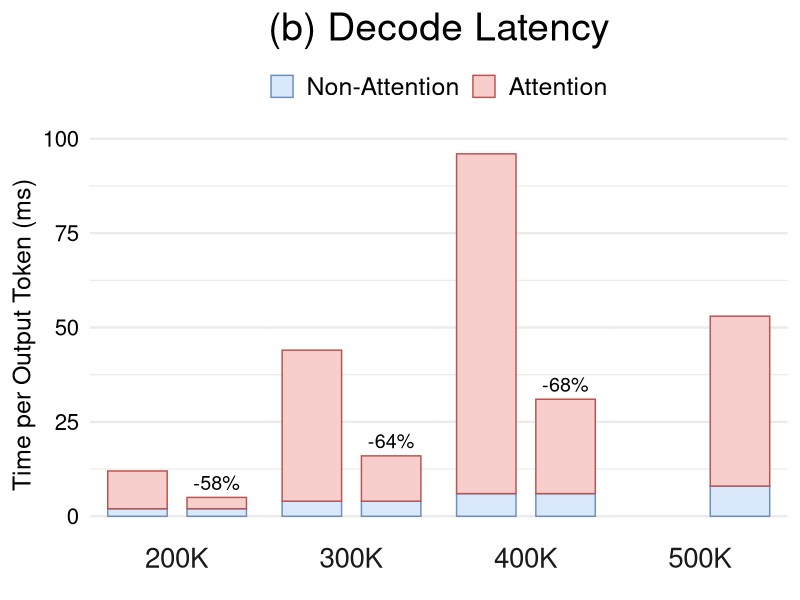

Recreate this plot in R.
library(tidyverse)

data <- tribble(
  ~tokens,  ~method,   ~component,       ~latency,
  "200K",   "Vanilla", "Non-Attention",  2,
  "200K",   "Vanilla", "Attention",      10,
  "200K",   "WG-KV",   "Non-Attention",  2,
  "200K",   "WG-KV",   "Attention",      3,
  "300K",   "Vanilla", "Non-Attention",  4,
  "300K",   "Vanilla", "Attention",      40,
  "300K",   "WG-KV",   "Non-Attention",  4,
  "300K",   "WG-KV",   "Attention",      12,
  "400K",   "Vanilla", "Non-Attention",  6,
  "400K",   "Vanilla", "Attention",      90,
  "400K",   "WG-KV",   "Non-Attention",  6,
  "400K",   "WG-KV",   "Attention",      25,
  "500K",   "Vanilla", "Non-Attention",  NA,
  "500K",   "Vanilla", "Attention",      NA,
  "500K",   "WG-KV",   "Non-Attention",  8,
  "500K",   "WG-KV",   "Attention",      45,
)

data <- data %>%
  mutate(
    tokens = fct_inorder(tokens),
    method = fct_relevel(method, "Vanilla", "WG-KV"),
    component = fct_relevel(component, "Non-Attention", "Attention")
  ) %>%
  group_by(tokens, method) %>%
  mutate(total_latency = sum(latency)) %>%
  ungroup()

reduction_labels <- data %>%
  distinct(tokens, method, total_latency) %>%
  group_by(tokens) %>%
  mutate(
    vanilla_latency = total_latency[method == "Vanilla"],
    reduction = (total_latency - vanilla_latency) / vanilla_latency,
    label = if_else(
      method == "WG-KV",
      scales::label_percent(accuracy = 1)(reduction),
      ""
    )
  ) %>%
  ungroup()

fig <- ggplot(data, aes(x = method, y = latency, fill = component, colour = component)) +
  geom_col(width = 0.75, position = position_stack(reverse = TRUE)) +
  geom_text(
    data = reduction_labels,
    aes(x = method, y = total_latency, label = label),
    vjust = -0.5,
    size = 5,
    inherit.aes = FALSE
  ) +
  facet_grid(. ~ tokens, switch = "x") +
  scale_fill_manual(
    values = c("Non-Attention" = "#DAE8FC", "Attention" = "#F8CECC"),
  ) +
  scale_colour_manual(
    values = c("Non-Attention" = "#6C8EBF", "Attention" = "#B85450"),
  ) +
  labs(
    title = "(b) Decode Latency",
    x = NULL,
    y = "Time per Output Token (ms)",
  ) +
  theme_minimal(base_size = 18) +
  theme(
    plot.title = element_text(size = 28, hjust = 0.5),
    legend.position = "top",
    legend.title = element_blank(),
    legend.text = element_text(size = 18),
    axis.text.x = element_blank(),
    axis.text.y = element_text(size = 16, colour = "black"),
    strip.text.x = element_text(size = 20),
    panel.spacing = unit(0, "cm"),
    panel.grid.major.x = element_blank(),
    panel.grid.minor.x = element_blank(),
  )

ggsave("perf_2.pdf", fig, width = 5.0, height = 4.0, units = "in")
